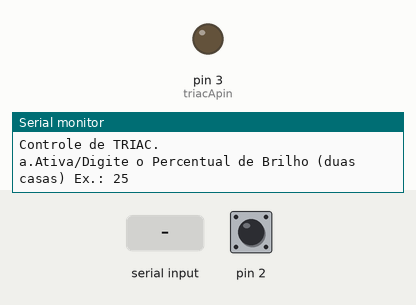
This sketch was run on a simulated Arduino Uno, built with avr-gcc and run on an emulated ATmega328P. Parts: output pins drawn as LEDs (lit = HIGH), the last lines printed to the serial monitor. Inputs (shaded band) come from the test bench; at power-on: pin 2 HIGH.

Above: at 1.2 s.
1.3 s: "a90\n" received over Serial
At 2.5 s:
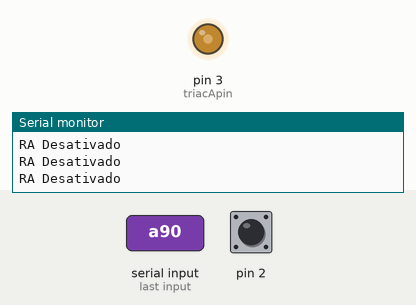
2.8 s: "a,45\n" received over Serial
At 3.4 s:
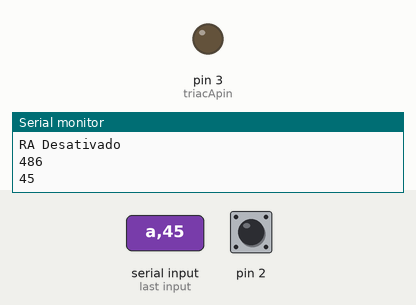
Timing chart, 0 to 5.8 s (numbered marks = the images above; inputs shaded):
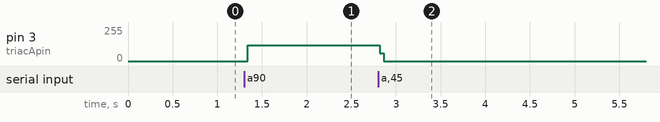

Measured:
- after the input at 1.3 s, pin 3 (triacApin): 0/255 → 117/255 at once
- after the input at 2.8 s, pin 3 (triacApin): 117/255 → 0/255 at once

The sketch:

dimmer2.ino
```cpp
#include <TimerOne.h> // inclui biblioteca Timer1

#define triacApin 3 // Define que o Dimmer será comandado pelo pino 3
int frequencia = 60;
int stateTriacA = 0;
int power = 0; //inicializa variavel que controla potencia na lampada com 0 (lampada apagada)

void setup()
{
  Serial.begin(9600);
  pinMode(triacApin, OUTPUT);
  digitalWrite(triacApin, LOW);
  Serial.println("Controle de TRIAC.\r\na.Ativa/Digite o Percentual de Brilho (duas casas) Ex.: 25");
  // Initialize the interruption time Timer1
  Timer1.initialize(); // Initialize TimerOne library for the freq we need
  // Attach the interrupt 0 to pin 2 for the detection of zero crossing (Zero Cross Detection)
  attachInterrupt(0, zero_cross_detect, FALLING); // Attach an Interrupt to Pin 2 (Interrupt 0) for Zero Cross Detection
}

void loop()
{
  int i = 0;
  int read_data[2];
  while(i<2){
  while(Serial.available()){
    read_data[i] = Serial.read();
    switch (read_data[i]){
      case 'a': ativaTriacA(); break;
    }

    i++;
    }
  }
  power = Concatena_Numeros(read_data[0],read_data[1]);
  Serial.println(power);
}

void ativaTriacA()
{
  Serial.println("RA Ativado");
  stateTriacA = 1;
  while(stateTriacA == 1){
  digitalWrite(triacApin, HIGH);
  delayMicroseconds(frequencia);
  digitalWrite(triacApin, LOW);
  delayMicroseconds(frequencia);
    if(Serial.available()){
      byte read = Serial.read();
      if(read == 'a') stateTriacA = 0;
      Serial.println("RA Desativado");
    }
  }
}

void zero_cross_detect()
{
  if(power > 0){
    long dimtime = int(map(power,0,100,8000,150)); // calcula o tempo de delay para o disparo do TRIAC 7950,100
    Timer1.attachInterrupt(gateTRIAC, dimtime); //associa a funcao gateTRIAC com Interrupcao do TIMER1
    Timer1.start(); // inicia contagem TIMER1
    }else{
       digitalWrite(triacApin, LOW); // mantem gate do TRIAC desativado.
       Timer1.stop();
    }
}

void gateTRIAC (){// trata interrupcao do TIMER1 gerando pulso no gate do TRIAC
   digitalWrite(triacApin, HIGH); // dispara o Triac
   delayMicroseconds(5); // aguarda 5 microsegundos para garantir disparo do TRIAC
   digitalWrite(triacApin, LOW); // desabibilta gate do TRIAC
   Timer1.stop();
}

int Concatena_Numeros(int variavel1, int variavel2)
{
  int resultado;
  resultado = ((variavel1-'0')*10)+(variavel2-'0');
  return resultado;
}
```
